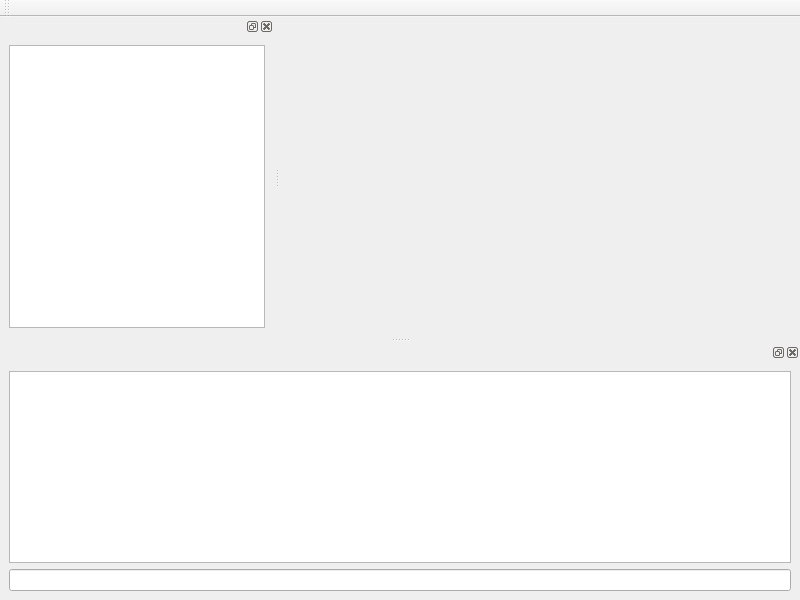
<?xml version="1.0" encoding="UTF-8"?>
<ui version="4.0">
 <class>FormScript</class>
 <widget class="QMainWindow" name="FormScript">
  <property name="geometry">
   <rect>
    <x>0</x>
    <y>0</y>
    <width>800</width>
    <height>600</height>
   </rect>
  </property>
  <property name="windowTitle">
   <string>Script editor</string>
  </property>
  <widget class="QWidget" name="centralwidget"/>
  <widget class="QMenuBar" name="menubar">
   <property name="geometry">
    <rect>
     <x>0</x>
     <y>0</y>
     <width>800</width>
     <height>18</height>
    </rect>
   </property>
  </widget>
  <widget class="QDockWidget" name="dockWidget">
   <attribute name="dockWidgetArea">
    <number>1</number>
   </attribute>
   <widget class="QWidget" name="dockWidgetContents">
    <layout class="QVBoxLayout" name="verticalLayout">
     <item>
      <widget class="QListWidget" name="listWidget"/>
     </item>
    </layout>
   </widget>
  </widget>
  <widget class="QDockWidget" name="dockWidget_2">
   <property name="minimumSize">
    <size>
     <width>79</width>
     <height>150</height>
    </size>
   </property>
   <attribute name="dockWidgetArea">
    <number>8</number>
   </attribute>
   <widget class="QWidget" name="dockWidgetContents_2">
    <layout class="QVBoxLayout" name="verticalLayout_2">
     <item>
      <widget class="QTextEdit" name="console"/>
     </item>
     <item>
      <widget class="QLineEdit" name="lineEdit"/>
     </item>
    </layout>
   </widget>
  </widget>
  <widget class="QToolBar" name="mainToolBar">
   <property name="windowTitle">
    <string>toolBar</string>
   </property>
   <attribute name="toolBarArea">
    <enum>TopToolBarArea</enum>
   </attribute>
   <attribute name="toolBarBreak">
    <bool>false</bool>
   </attribute>
  </widget>
 </widget>
 <resources/>
 <connections/>
</ui>
